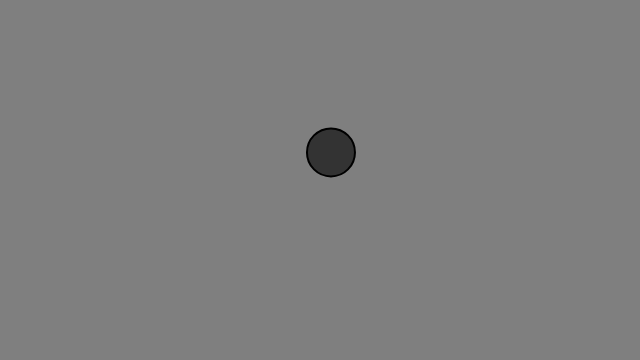
Frame 1 (no input)
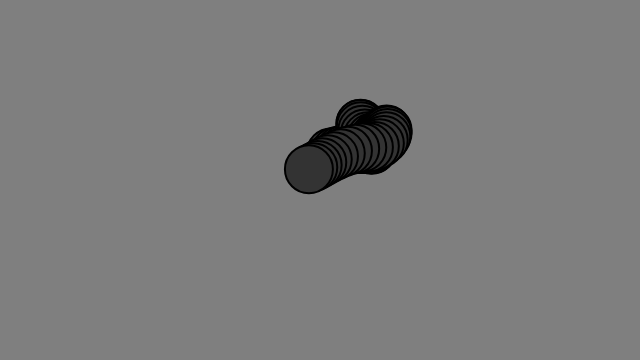
Frame 60 (no input)
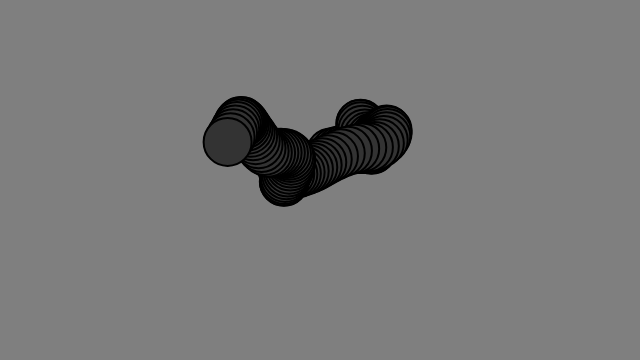
Frame 120 (the mouse pressed at the canvas centre since frame 60)

The p5.js sketch that drew these frames (run headless with seeded random() and noise() and a simulated clock; from frame 60 on, the mouse is pressed at the canvas centre):

// p5.js sketch
// ── sketch.js
// The Nature of Code
// Daniel Shiffman
// http://natureofcode.com

var walker;

function setup() {
  createCanvas(640,360);
  walker = new Walker();
  background(127);
}

function draw() {
  walker.walk();
  walker.display();
}

function Walker() {
  this.position = createVector(width/2,height/2);
  this.noff = createVector(random(1000),random(1000));

  this.display = function() {
    strokeWeight(2);
    fill(51);
    stroke(0);
    ellipse(this.position.x, this.position.y, 48, 48);
  };

  this.walk = function() {
    this.position.x = map(noise(this.noff.x),0,1,0,width);
    this.position.y = map(noise(this.noff.y),0,1,0,height);
    this.noff.add(0.01,0.02,0);
  };
}
